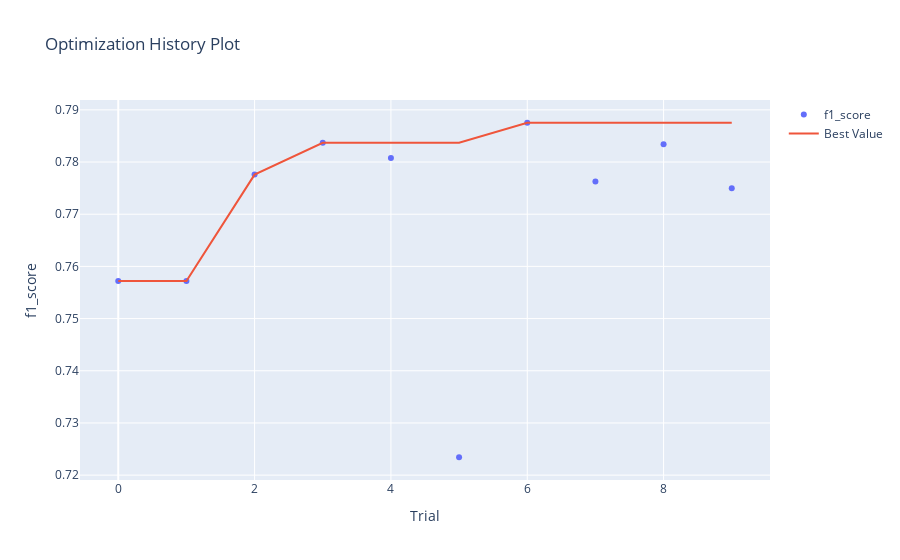

Source (notebook cell):
### Code cell
#check whether optimization is moving in the right direction by display the number of trials on x-axis and the metrics on y_axis
optuna.visualization.plot_optimization_history(study_optuna_1,
                                               target_name='f1_score')

### Figure 1 — Plotly figure (JSON) as saved in the notebook; plotly's stock layout.template omitted (floating-point values rounded to 4 significant figures)
{"data": [{"mode": "markers", "name": "f1_score", "type": "scatter", "x": [0, 1, 2, 3, 4, 5, 6, 7, 8, 9], "y": [0.7572, 0.7572, 0.7776, 0.7837, 0.7808, 0.7234, 0.7875, 0.7762, 0.7834, 0.775]}, {"mode": "lines", "name": "Best Value", "type": "scatter", "x": [0, 1, 2, 3, 4, 5, 6, 7, 8, 9], "y": [0.7572, 0.7572, 0.7776, 0.7837, 0.7837, 0.7837, 0.7875, 0.7875, 0.7875, 0.7875]}, {"marker": {"color": "#cccccc"}, "mode": "markers", "name": "Infeasible Trial", "showlegend": false, "type": "scatter", "x": [], "y": []}], "layout": {"title": {"text": "Optimization History Plot"}, "xaxis": {"title": {"text": "Trial"}}, "yaxis": {"title": {"text": "f1_score"}}}}
